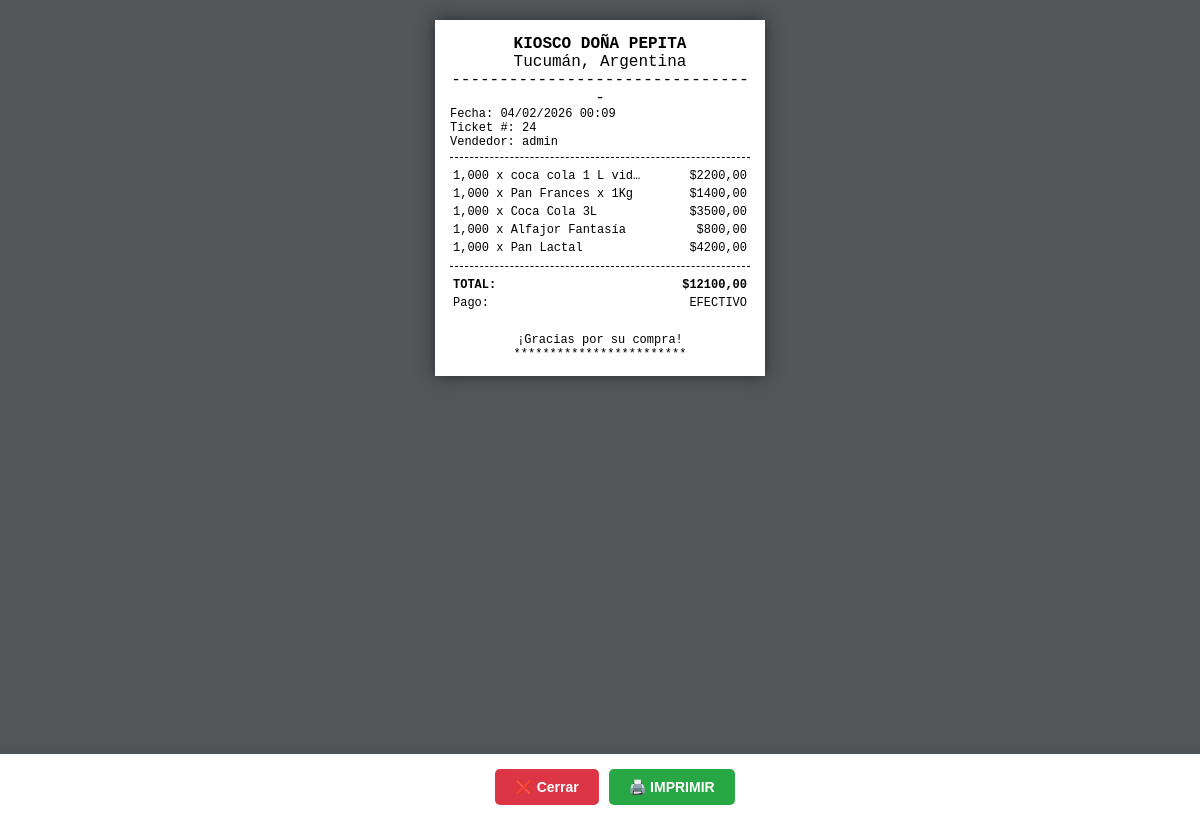
/ticket/24/ (signed in), run on the app's committed database.
### gestion/models.py (models this page shows, shortened)
class Venta(models.Model):
    METODOS_PAGO = [
        ('EFECTIVO', 'Efectivo'),
        ('MERCADOPAGO', 'Mercado Pago'),
        ('DEBITO', 'Débito'),
        ('CREDITO', 'Crédito'),
        ('VALE', 'Vale / Fiado'),
    ]
    sesion = models.ForeignKey(SesionCaja, on_delete=models.PROTECT, related_name='ventas')
    usuario = models.ForeignKey(User, on_delete=models.PROTECT, null=True)
    cliente = models.ForeignKey(Cliente, on_delete=models.SET_NULL, null=True, blank=True)
    fecha = models.DateTimeField(default=timezone.now)
    total = models.DecimalField(max_digits=12, decimal_places=2, default=0)
    metodo_pago = models.CharField(max_length=20, choices=METODOS_PAGO, default='EFECTIVO')
    anulada = models.BooleanField(default=False)

class SesionCaja(models.Model):
    usuario = models.ForeignKey(User, on_delete=models.PROTECT)
    fecha_apertura = models.DateTimeField(auto_now_add=True)
    fecha_cierre = models.DateTimeField(null=True, blank=True)
    saldo_inicial = models.DecimalField(max_digits=12, decimal_places=2, help_text="Dinero en caja al abrir")
    saldo_final_esperado = models.DecimalField(max_digits=12, decimal_places=2, null=True, blank=True)
    saldo_final_real = models.DecimalField(max_digits=12, decimal_places=2, null=True, blank=True)
    monto_efectivo_real = models.DecimalField(max_digits=12, decimal_places=2, default=0, verbose_name="Efectivo")
    monto_debito_real = models.DecimalField(max_digits=12, decimal_places=2, default=0, verbose_name="Débito")
    monto_credito_real = models.DecimalField(max_digits=12, decimal_places=2, default=0, verbose_name="Crédito")
    monto_vales_real = models.DecimalField(max_digits=12, decimal_places=2, default=0, verbose_name="Vales y Fiados")
    justificacion = models.TextField(blank=True, null=True, verbose_name="Notas de Auditoría (Dueña)", help_text="Usar para explicar faltantes o sobrantes.")
    estado = models.BooleanField(default=True, help_text="True si está abierta")

class DetalleVenta(models.Model):
    venta = models.ForeignKey(Venta, on_delete=models.CASCADE, related_name='detalles')
    producto = models.ForeignKey(Producto, on_delete=models.PROTECT)
    cantidad = models.DecimalField(max_digits=10, decimal_places=3, default=1)
    precio_unitario = models.DecimalField(max_digits=10, decimal_places=2, help_text="Precio al momento de la venta")
    subtotal = models.DecimalField(max_digits=12, decimal_places=2)

class Producto(models.Model):
    codigo = models.CharField(max_length=50, unique=True, help_text="Código de barras o manual")
    nombre = models.CharField(max_length=100)
    descripcion = models.TextField(blank=True, null=True)
    categoria = models.ForeignKey(Categoria, on_delete=models.SET_NULL, null=True, blank=True)
    TIPO_VENTA_CHOICES = [
        ('UNIDAD', 'Por Unidad (Ej: Alfajor)'),
        ('PESO', 'Por Peso/Kilo (Ej: Pan, Fiambre)'),
    ]
    tipo_venta = models.CharField(max_length=10, choices=TIPO_VENTA_CHOICES, default='UNIDAD')
    precio_costo = models.DecimalField(max_digits=10, decimal_places=2, default=0, verbose_name="Costo ($)")
    precio_venta = models.DecimalField(max_digits=10, decimal_places=2, default=0, verbose_name="Venta ($)")
    stock_actual = models.DecimalField(max_digits=10, decimal_places=3, default=0)
    stock_minimo = models.IntegerField(default=5, help_text="Avisar cuando llegue a esta cantidad")
    activo = models.BooleanField(default=True)
    imagen = models.ImageField(upload_to='productos/', blank=True, null=True)

### gestion/views.py (the view)
# urls.py: path('ticket/<int:venta_id>/', views.imprimir_ticket, name='imprimir_ticket'),
@login_required
def imprimir_ticket(request, venta_id):
    venta = Venta.objects.get(id=venta_id)
    items = DetalleVenta.objects.filter(venta=venta)
    context = {
        'venta': venta,
        'fecha': venta.fecha,
        'items': items,
        'total': venta.total,
        'metodo_pago': venta.metodo_pago
    }
    return render(request, 'gestion/ticket.html', context)

### gestion/templates/gestion/ticket.html (shortened to what this page needs)
<!DOCTYPE html>
<html lang="es">
<head>
</head>
<body>
    <div class="ticket-container">
        <div class="centrado">
            <strong>KIOSCO DOÑA PEPITA</strong><br>
            Tucumán, Argentina<br>
            --------------------------------
        </div>
        <div style="font-size: 12px;">
            Fecha: {{ fecha|date:"d/m/Y H:i" }}<br>
            Ticket #: {{ venta.id }}<br>
            Vendedor: {{ venta.sesion.usuario.username }}
        </div>
        <div class="linea"></div>
        <table>
            {% for item in items %}
            <tr>
                <td>{{ item.cantidad }} x {{ item.producto.nombre|truncatechars:18 }}</td>
                <td class="derecha">${{ item.subtotal }}</td>
            </tr>
            {% endfor %}
        </table>
        <div class="linea"></div>
        <table>
            <tr>
                <td><strong>TOTAL:</strong></td>
                <td class="derecha"><strong>${{ total }}</strong></td>
            </tr>
            <tr>
                <td>Pago:</td>
                <td class="derecha">{{ metodo_pago }}</td>
            </tr>
        </table>
        <div class="centrado" style="margin-top: 20px; font-size: 12px;">
            ¡Gracias por su compra!<br>
            ************************
        </div>
    </div>
    <div class="acciones no-print">
        <button class="btn-cerrar" onclick="window.close()">❌ Cerrar</button>
        <button class="btn-imprimir" onclick="window.print()">🖨️ IMPRIMIR</button>
    </div>
</body>
</html>

### gestion/templates/gestion/ticket.html (style rules this page uses)
body { font-family: 'Courier New', Courier, monospace; background-color: #525659; margin: 0; display: flex; flex-direction: column; align-items: center; min-height: 100vh; padding-top: 20px; }
.ticket-container { background-color: white; width: 300px; padding: 15px; box-shadow: 0 0 15px rgba(0,0,0,0.5); margin-bottom: 20px; }
.centrado { text-align: center; }
.derecha { text-align: right; }
.linea { border-bottom: 1px dashed black; margin: 8px 0; }
table { width: 100%; font-size: 12px; }
.acciones { position: fixed; bottom: 0; left: 0; width: 100%; background: white; padding: 15px; display: flex; justify-content: center; gap: 10px; box-shadow: 0 -2px 10px rgba(0,0,0,0.1); }
button { padding: 10px 20px; font-size: 14px; cursor: pointer; border: none; border-radius: 5px; font-weight: bold; }
.btn-imprimir { background-color: #28a745; color: white; }
.btn-cerrar { background-color: #dc3545; color: white; }

### data on the page
Venta: fecha "04/02/2026 00:09", id "24", sesion.usuario.username "admin", total "12100,00", metodo_pago "EFECTIVO"
DetalleVenta: cantidad "1,000", producto.nombre "coca cola 1 L vid…", subtotal "2200,00"
DetalleVenta: cantidad "1,000", producto.nombre "Pan Frances x 1Kg", subtotal "1400,00"
DetalleVenta: cantidad "1,000", producto.nombre "Coca Cola 3L", subtotal "3500,00"
DetalleVenta: cantidad "1,000", producto.nombre "Alfajor Fantasía", subtotal "800,00"
DetalleVenta: cantidad "1,000", producto.nombre "Pan Lactal", subtotal "4200,00"
